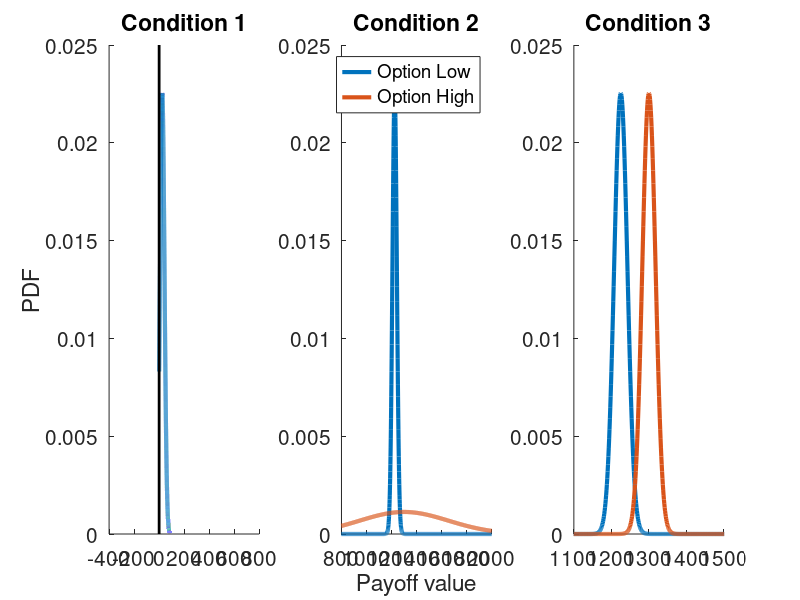

Reproduce this figure in MATLAB.
close all;
LINEWIDTH = 3;
FONTSIZE=15;

x = [-1000:.01:1000];
y = [0:.01:1000];
lo = normpdf(y,25,17.7);
hi = normpdf(x,100,354);
subplot(1,3,1);
hold on
title('Condition 1');
plot(y,lo,'LineWidth',LINEWIDTH)
plot(x,hi,'LineWidth',LINEWIDTH)
line([0 0], get(gca, 'ylim'),'Color','k','LineWidth',LINEWIDTH-1);
set(gca,'FontSize',FONTSIZE);
ylabel('PDF');
axis([-400 800 0 0.025])
hold off

x = [100:1:2000];
lo = normpdf(x,1225,17.7);
hi = normpdf(x,1300,354);
subplot(1,3,2);
hold on
title('Condition 2');
plot(x,lo,'LineWidth',LINEWIDTH)
plot(x,hi,'LineWidth',LINEWIDTH)
set(gca,'FontSize',FONTSIZE);
axis([800 2000 0 0.025])
legend({'Option Low','Option High'})
xlabel('Payoff value')
hold off

lo = normpdf(x,1225,17.7);
hi = normpdf(x,1300,17.7);
subplot(1,3,3);
hold on
title('Condition 3');
plot(x,lo,'LineWidth',LINEWIDTH)
plot(x,hi,'LineWidth',LINEWIDTH)
set(gca,'FontSize',FONTSIZE);
axis([1100 1500 0 0.025])
hold off